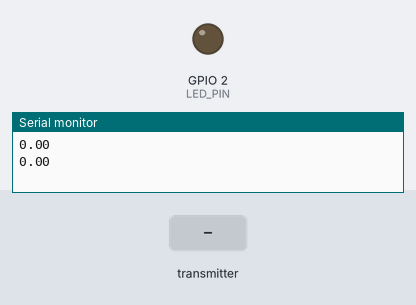
This sketch was run on a simulated ESP32. Shown: output pins drawn as LEDs (lit = HIGH), the last lines printed to the serial monitor. Inputs (shaded band) come from the test bench.

Above: at 1.2 s.
1.3 s: the transmitter starts sending H2 = 25
At 2.7 s:
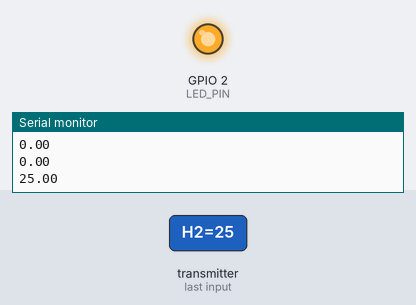
3.5 s: the transmitter starts sending H2 = 0
At 5.2 s:
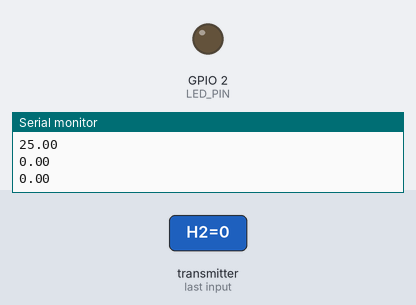
5.5 s: the transmitter starts sending H2 = 50
At 6.9 s:
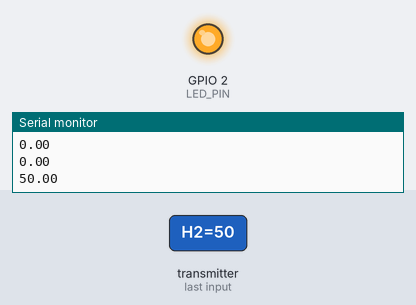
Timing chart, 0 to 8.5 s (numbered marks = the images above; inputs shaded):
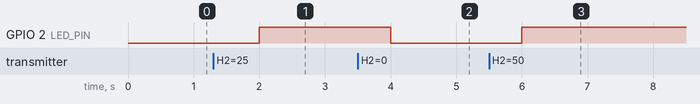

Measured:
- after the input at 1.3 s, GPIO 2 (LED_PIN): LOW → HIGH after 0.70 s
- after the input at 3.5 s, GPIO 2 (LED_PIN): HIGH → LOW after 0.50 s
- after the input at 5.5 s, GPIO 2 (LED_PIN): LOW → HIGH after 0.50 s

The sketch:

ESPNOWRELAY_REV1.ino
```cpp
//-----------------------------------------------------------
//ESP-NOW: Receiver

//-----------------------------------------------------------
#include <esp_now.h>
#include <WiFi.h>

const int LED_PIN = 2;


typedef struct RxStruct
{
  float H2;
}RxStruct;
RxStruct receivedData;
//-------------------------------------------------------------------------------------
void OnDataRecv(const uint8_t * mac, const uint8_t *incomingData, int len)
{
  memcpy(&receivedData, incomingData, sizeof(receivedData));
}
//======================================================================================
void setup()
{
  Serial.begin(115200);
  pinMode(LED_PIN, OUTPUT);
  digitalWrite(LED_PIN, LOW);


  //-------------------------------------------------------------------------------------
  WiFi.mode(WIFI_STA);
  if (esp_now_init() != ESP_OK)
  {
    Serial.println("Error initializing ESP-NOW");
    return;
  }
  esp_now_register_recv_cb(OnDataRecv);
}
//======================================================================================
void loop()
{


  Serial.println(receivedData.H2);
  if(receivedData.H2 >= 0.20){
       digitalWrite(LED_PIN, HIGH);
      delay(1000); // Esperar un segundo
  }

  else{

digitalWrite(LED_PIN, LOW);
  delay(1000); // Esperar un segundo
}
    //Serial.println(receivedData.potVal);

}
```
